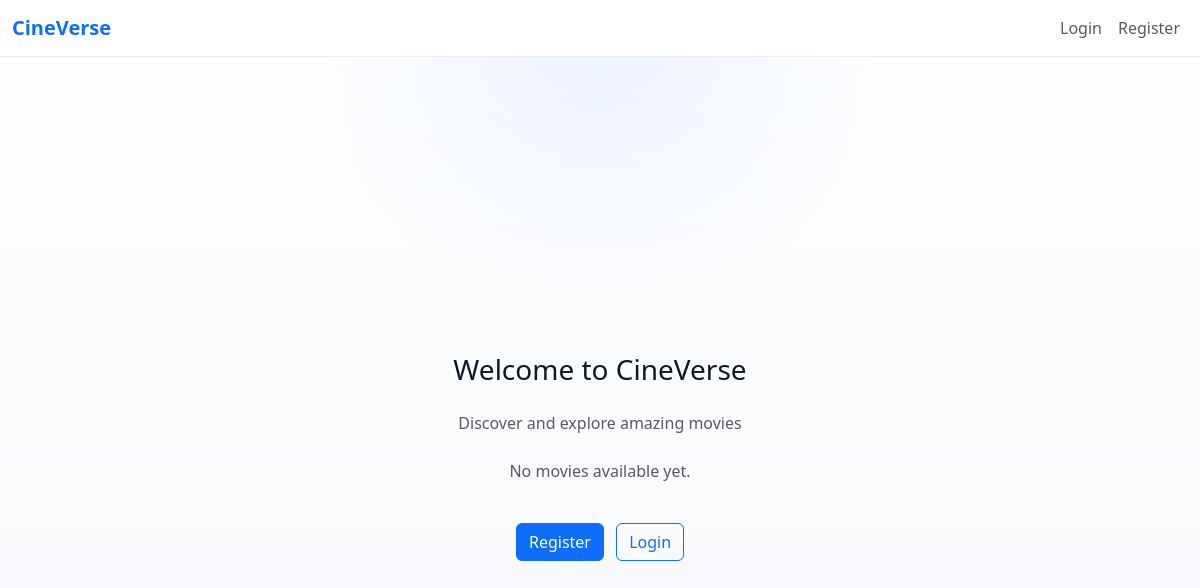
The app's page /, older data.
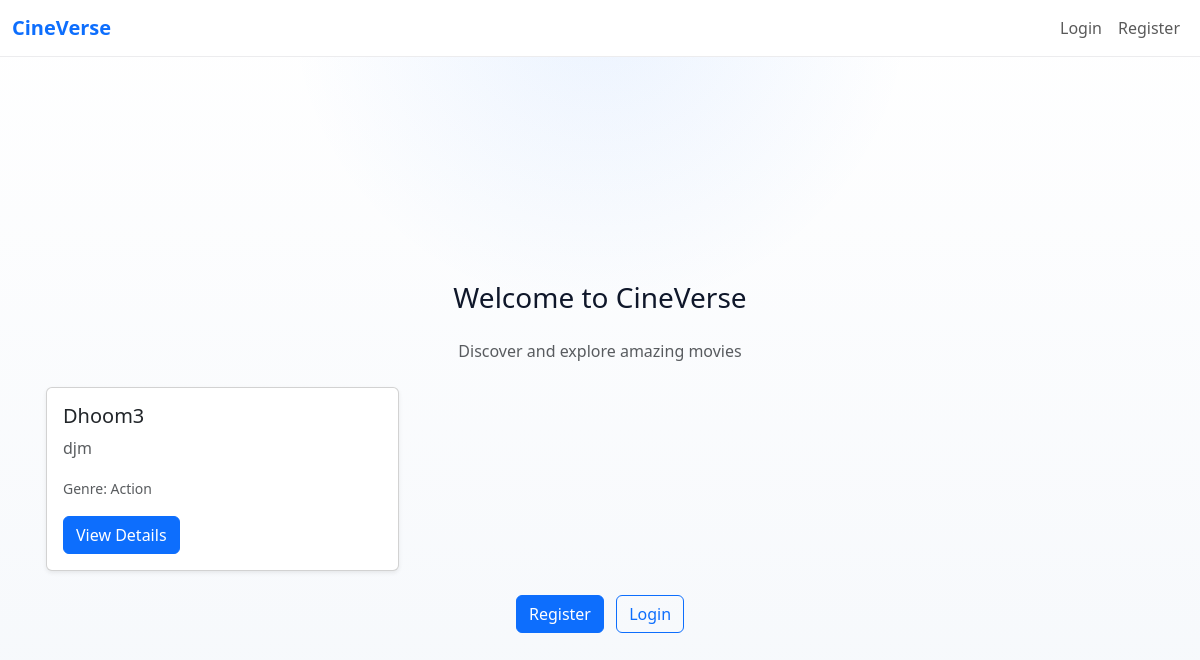
The same page, newer data.
### movie_app/models.py (models this page shows, shortened)
class Movie(models.Model):
    title = models.CharField(max_length=200)
    description = models.TextField()
    release_date = models.DateField()
    genre = models.ForeignKey(Genre, on_delete=models.CASCADE)

class Genre(models.Model):
    name = models.CharField(max_length=100)

### cineverses/views.py (the view)
# urls.py: 2. Add a URL to urlpatterns:  path('', views.home, name='home')
def home(request):
    movies = Movie.objects.all()
    return render(request, "home.html",{"movies": movies})

### templates/home.html (shortened to what this page needs)
{% extends 'base.html' %}
{% block content %}
<div class="container px-3">
  <div class="text-center mb-4">
    <h1 class="h3 mb-4">Welcome to CineVerse</h1>
    <p class="text-muted">Discover and explore amazing movies</p>
  </div>
  <div class="row g-4">
    {% for movie in movies %}
    <div class="col-md-6 col-lg-4">
      <div class="card h-100 shadow-sm">
        <div class="card-body">
          <h5 class="card-title">{{ movie.title }}</h5>
          <p class="card-text text-muted">
            {{ movie.description|truncatechars:100 }}
          </p>
          <p class="card-text">
            <small class="text-muted">
              Genre: {{ movie.genre.name }}
            </small>
          </p>
          <a href="{% url 'movie_app:movie_detail' movie.id %}" class="btn btn-primary">
            View Details
          </a>
        </div>
      </div>
    </div>
    {% empty %}
    <div class="col-12 text-center">
      <p class="text-muted">No movies available yet.</p>
    </div>
    {% endfor %}
  </div>
  {% if user.is_authenticated %}
  <div class="text-center mt-4">
    <form method="POST" action="{% url 'user:logout_user' %}" class="d-inline">
      {% csrf_token %}
      <button type="submit" class="btn btn-outline-primary">
        Logout
      </button>
    </form>
  </div>
  {% else %}
  <div class="text-center mt-4">
    <a href="{% url 'user:register_user' %}" class="btn btn-primary me-2">
      Register
    </a>
    <a href="{% url 'user:login_user' %}" class="btn btn-outline-primary">
      Login
    </a>
  </div>
  {% endif %}
</div>
{% endblock %}

Row changes from the older to the newer data that the page shows:
added Movie: title "Dhoom3", description "djm", genre.name "Action"
Text that changed along with them:
text no longer shown: "No movies available yet."
